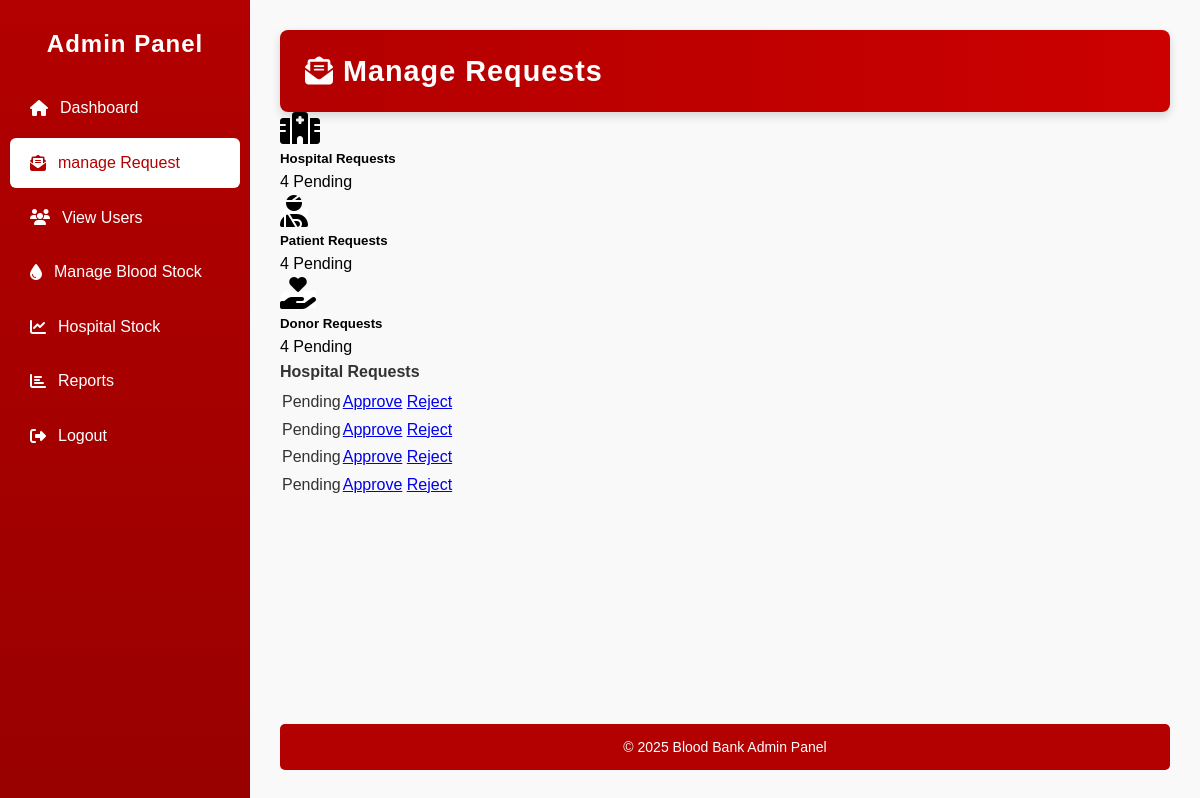
/manage_request/?type=hospital (signed in), run on an earlier commit of the app's database.
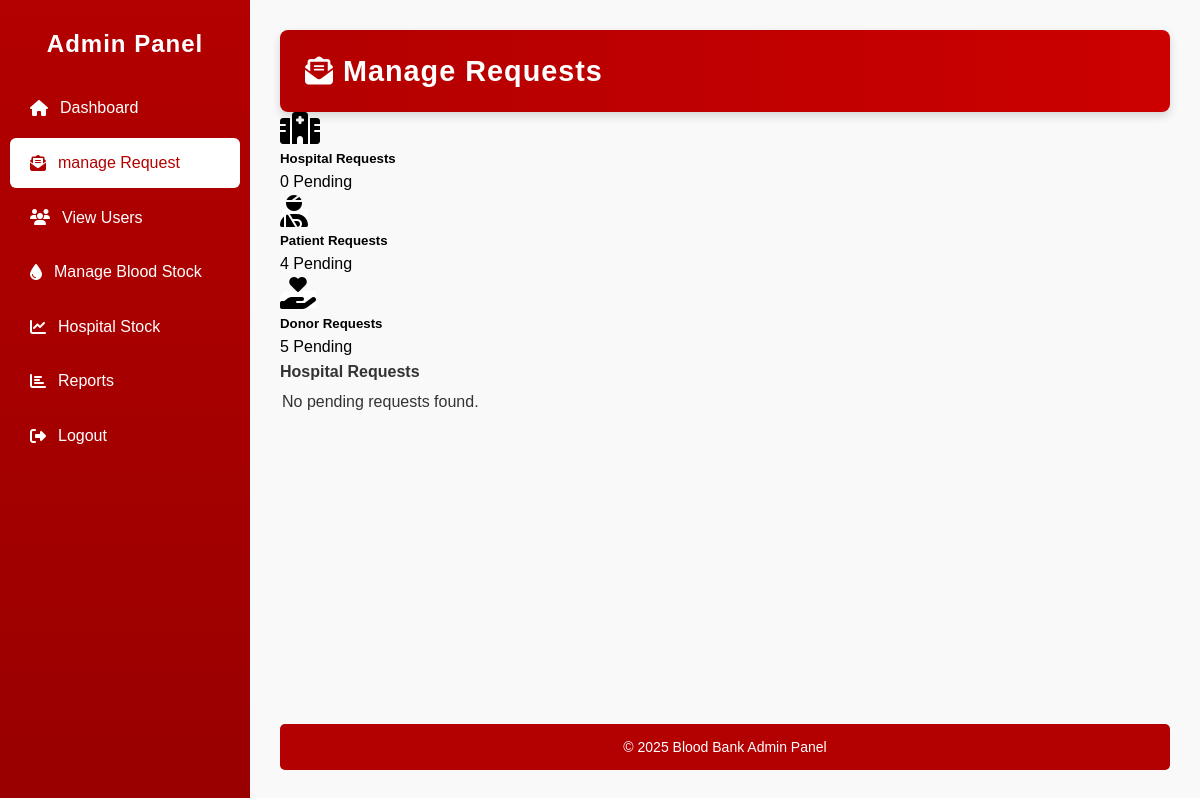
And on a later commit of the database.
### BB_app/models.py (models this page shows, shortened)
class BloodRequest(models.Model):
    hospital = models.ForeignKey(HospitalProfile, on_delete=models.CASCADE, related_name="blood_requests")
    patient_name = models.CharField(max_length=100)
    blood_group = models.CharField(
        max_length=3,
        choices=[
            ('A+', 'A+'), ('A-', 'A-'),
            ('B+', 'B+'), ('B-', 'B-'),
            ('O+', 'O+'), ('O-', 'O-'),
            ('AB+', 'AB+'), ('AB-', 'AB-'),
        ]
    )
    units_requested = models.PositiveIntegerField()
    date_required = models.DateField()
    is_emergency = models.BooleanField(default=False)
    request_date = models.DateTimeField(auto_now_add=True)
    status_choices = [
        ('Pending', 'Pending'),
        ('Approved', 'Approved'),
        ('Rejected', 'Rejected'),
    ]
    status = models.CharField(max_length=10, choices=status_choices, default='Pending')

### BB_app/views.py (the view, shortened to what this page needs)
# urls.py: path('manage_request/', views.manage_request, name='manage_request'),
@login_required
def manage_request(request):
    request_type = request.GET.get('type', None)  # hospital / patient / donor
    hospital_requests = BloodRequest.objects.filter(status='Pending')
    patient_requests = PatientProfile.objects.all()  # adjust if patients send blood request
    donor_requests = DonorAppointmentRequest.objects.filter(status='Pending')
    context = {
        'show_table': False,
        'hospital_count': hospital_requests.count(),
        'patient_count': patient_requests.count(),
        'donor_count': donor_requests.count(),
    }
    if request_type == 'hospital':
        context.update({
            'show_table': True,
            'table_title': "Hospital Requests",
            'requests': hospital_requests,
            'type': 'hospital',
        })
    return render(request, 'manage_requests.html', context)

### BB_app/templates/manage_requests.html (shortened to what this page needs)
{% extends 'admin_master.html' %}
{% block content %}
<div class="container-fluid py-4">
  <div class="dashboard-header mb-4 text-center">
    <h2><i class="fa fa-envelope-open-text text-danger"></i> Manage Requests</h2>
  </div>
  <div class="row justify-content-center mb-4">
    <div class="col-md-3">
      <a href="?type=hospital" class="card text-center p-4 shadow-sm manage-card">
        <i class="fa fa-hospital fa-2x text-primary mb-2"></i>
        <h5>Hospital Requests</h5>
        <p>{{ hospital_count }} Pending</p>
      </a>
    </div>
    <div class="col-md-3">
      <a href="?type=patient" class="card text-center p-4 shadow-sm manage-card">
        <i class="fa fa-user-injured fa-2x text-danger mb-2"></i>
        <h5>Patient Requests</h5>
        <p>{{ patient_count }} Pending</p>
      </a>
    </div>
    <div class="col-md-3">
      <a href="?type=donor" class="card text-center p-4 shadow-sm manage-card">
        <i class="fa fa-hand-holding-heart fa-2x text-success mb-2"></i>
        <h5>Donor Requests</h5>
        <p>{{ donor_count }} Pending</p>
      </a>
    </div>
  </div>
  {% if show_table %}
  <div class="card shadow-sm p-4 mt-4">
    <h4 class="mb-3 text-center">{{ table_title }}</h4>
    <div class="table-responsive">
      <table class="table table-bordered table-striped align-middle">
        <tbody class="text-center">
          {% for r in requests %}
          <tr>
            <td>
              {% if r.status == 'Pending' %}
              <span class="badge bg-warning text-dark">Pending</span>
              {% elif r.status == 'Approved' %}
              <span class="badge bg-success">Approved</span>
              {% else %}
              <span class="badge bg-secondary">Rejected</span>
              {% endif %}
            </td>
            <td>
              <a href="{% url 'approve_request' r.id %}" class="btn btn-success btn-sm me-1">Approve</a>
              <a href="{% url 'reject_request' r.id %}" class="btn btn-danger btn-sm">Reject</a>
            </td>
          </tr>
          {% empty %}
          <tr><td colspan="8" class="text-center text-muted">No pending requests found.</td></tr>
          {% endfor %}
        </tbody>
      </table>
    </div>
  </div>
  {% endif %}
</div>
{% endblock %}

What changed in the data, as far as the page shows it:
no longer on this page (row edited): BloodRequest: status "Pending"
no longer on this page (row edited): BloodRequest: status "Pending"
removed BloodRequest: status "Pending"
removed BloodRequest: status "Pending"
Also different on the page:
{{ hospital_count }}: "4" → "0"
{{ donor_count }}: "4" → "5"
text now shown: "No pending requests found."
